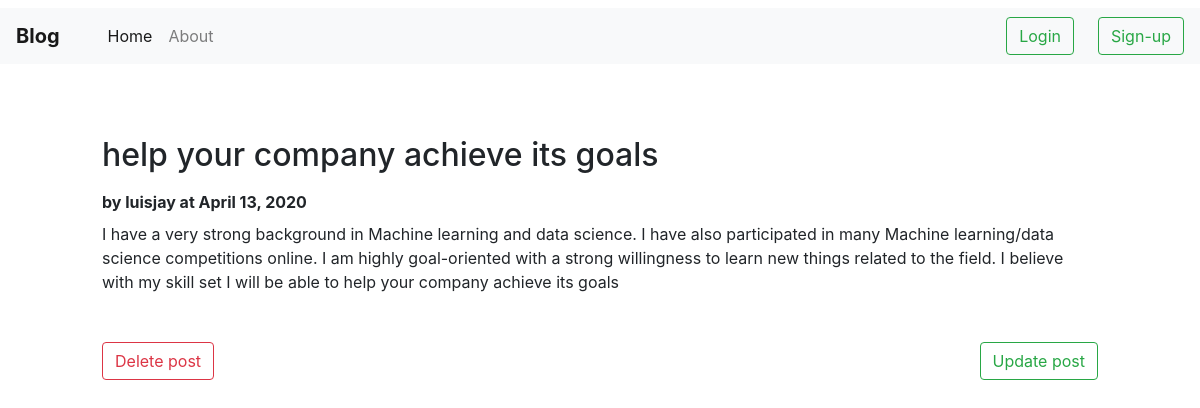
Page /post/7 on the committed database.
### blog/models.py (models this page shows, shortened)
class post(models.Model):
	title=models.CharField(max_length=200)
	author=models.ForeignKey(to=User, on_delete=models.CASCADE,)
	content=models.TextField()
	date_created=models.DateField(auto_now=True)

### blog/views.py (the view)
# urls.py: path('post/<int:pk>', BlogDetailView.as_view(), name='post-detail'),
class BlogDetailView(DetailView):
	model=post
	template_name='blog/post_detail.html'

### blog/templates/blog/post_detail.html
{% extends 'blog/base.html' %}
{%block content%}
	<div class="container pl-5 pr-5">
			<h2 class='mt-5 mb-3'>{{object.title}} </h2>
			<strong class="mb-3">by  {{object.author}} at {{object.date_created}}</strong>
			<p class="mt-2 mb-5"> {{object.content}}</p>
			<a class="btn btn-outline-danger" href="{% url 'post-delete' post.id%}">Delete post</a>
			<a class="btn btn-outline-success float-right" href="{% url 'post-update' post.id%}">Update post</a>
	</div>
{%endblock%}

### rows in the picture
post: title "help your company achieve its goals", author "luisjay", date_created "April 13, 2020", content "I have a very strong background in Machine learning and data science. I have also participated in many Machine learning/data science competitions online. I am highly goal-oriented with a strong willingness to learn new things related to the field. I believe with my skill set I will be able to help your company achieve its goals"
